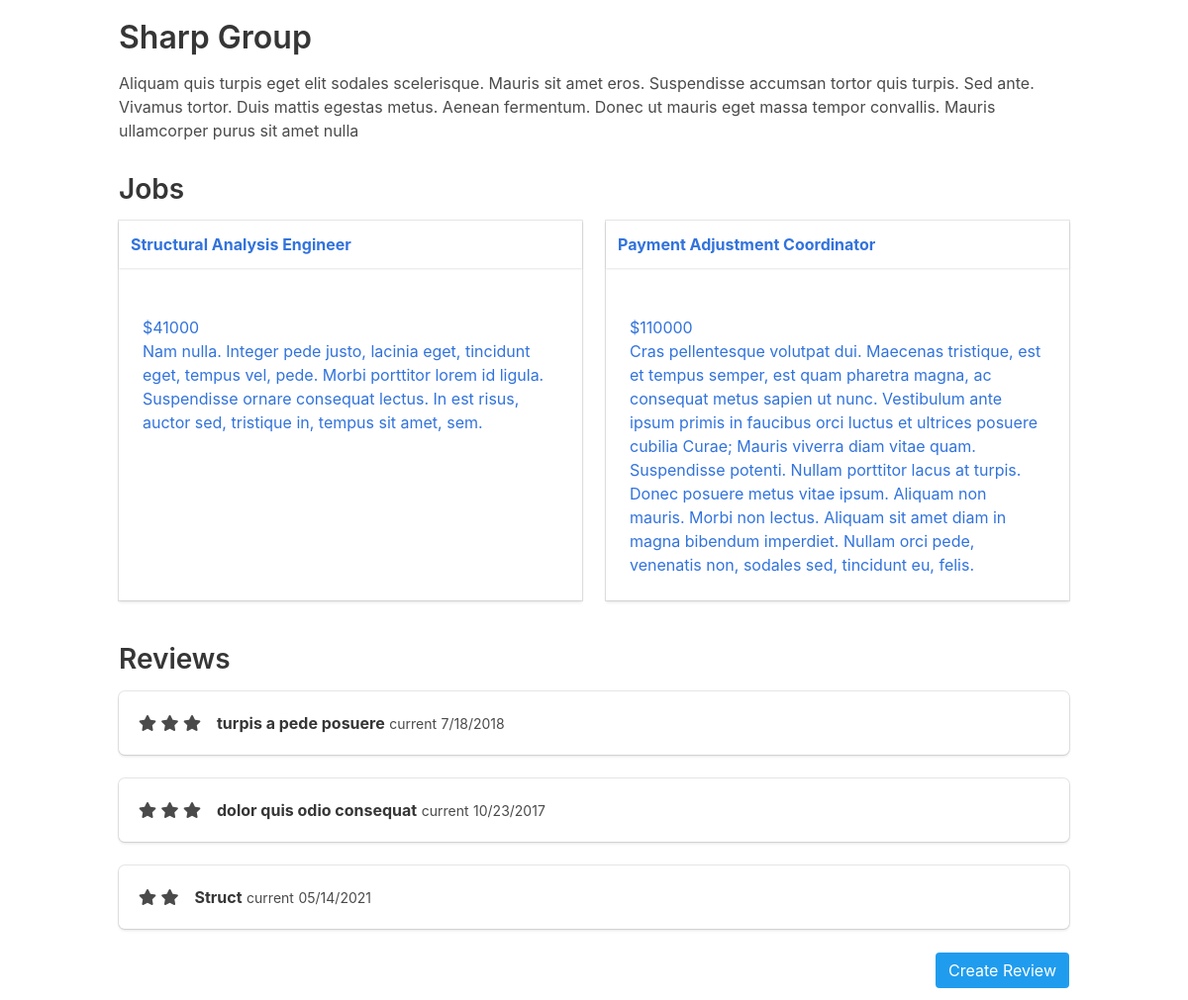
The page /employer/1 on the database its author committed.
### tables this page shows
CREATE TABLE "employer" (
"id" INTEGER PRIMARY KEY AUTOINCREMENT,
"name" VARCHAR,
"description" TEXT,
"address" VARCHAR,
"city" VARCHAR,
"state" VARCHAR,
"zip" VARCHAR
);

CREATE TABLE "job" (
"id" INTEGER PRIMARY KEY AUTOINCREMENT,
"title" VARCHAR,
"description" TEXT,
"salary" VARCHAR,
"employer_id" INTEGER
);

CREATE TABLE "review" (
"id" INTEGER PRIMARY KEY AUTOINCREMENT,
"review" TEXT,
"rating" INTEGER,
"title" VARCHAR,
"date" DATETIME,
"status" VARCHAR,
"employer_id" INTEGER
);

### jobs/app.py (the view)
@app.route('/employer/<employer_id>')
def employer(employer_id):
    employer = execute_sql('SELECT * FROM employer WHERE id=?',[employer_id],single=True)
    jobs = execute_sql('SELECT job.id, job.title, job.description, job.salary FROM job JOIN employer ON employer.id = job.employer_id WHERE employer.id = ?',[employer_id])
    reviews = execute_sql('SELECT review, rating, title, date, status FROM review JOIN employer ON employer.id = review.employer_id WHERE employer.id = ?',[employer_id])
    return render_template('employer.html',employer=employer,jobs=jobs,reviews=reviews)

### jobs/app.py (called while the page is built)
def open_connection():
    connection = getattr(g,'_connection',None)
    if connection is None:
        connection = g._connection = sqlite3.connect(PATH)
    connection.row_factory = sqlite3.Row
    return connection

def execute_sql(sql,values=(),commit=False,single=False):
    connection = open_connection()
    cursor = connection.execute(sql,values)
    if commit is True:
        results = connection.commit()
    else:
        results = cursor.fetchone() if single else cursor.fetchall()
    cursor.close()
    return results

@app.teardown_appcontext
def close_connection(exception):
    connection=getattr(g,'_connection',None)
    if connection is not None:
        connection.close()

### jobs/templates/employer.html
{% extends "layout.html" %}
{% block content %}
<div>
  <h1>{{ employer['name'] }}</h1>
  <div class="desciption">
     <p>{{ employer['description']}}
  </p></div>
  </div>
  <h2>Jobs</h2>
  {{show_jobs(jobs)}}
  <h2>Reviews</h2>
      {% for review in reviews %}
    <div class="box">
      <article class="media">
        <div class="media-left">
          {% for _ in range(0, review['rating']) %}
  <span class="fa fa-star checked"></span>
{% endfor %}
        </div>
        <div class="media-content">
          <div class="content">
            <p>
              <strong>{{ review['title'] }}</strong>
              <small>{{review['status'] }}</small>
              <small>{{ review['date'] }}</small>
              </p>
          </div>
        </div>
      </article>
    </div>
    {% endfor %}
  <div class="columns">
    <div class="column">
      <a href='{{ url_for("review", employer_id=employer["id"])}}' class="button is-info is-pulled-right">Create Review</a>
    </div>
  </div>
{% endblock %}

### jobs/templates/layout.html (shortened to what this page needs)
{% from '_macro.html' import show_job, show_jobs with context %}
<!doctype html>
<html lang='en'>
  <head>
    <link rel="stylesheet" href={{ url_for('static',filename='css/bulma.min.css')}}>
      <link rel="stylesheet" href={{ url_for('static',filename='css/app.css')}}>
      <link rel="stylesheet" href="https://use.fontawesome.com/releases/v5.2.0/css/all.css">
  </head>
  <body>
    <div class="container top">
      <div class="content">
        {% block content %}
        {% endblock %}
      </div>
    </div>
  </body>
</html>

### jobs/templates/_macro.html
{% macro show_job(job) %}
<div class="card adjust-height">
  <header class="card-header">
    <p class="card-header-title">
    <a href='{{url_for("job",job_id=job[id])}}' >{{job['title']}}</a></p>
  </header>
  <div class="card-content">
    <div class="content">
      <a href='{{ url_for("employer",employer_id=job['employer_id']) }}'> {{job['employer_name']}}
        <br>
        ${{ job['salary']}}
        <br>
        {{job['description']}}
      </a>
    </div>
  </div>
</div>
{% endmacro  %}
{% macro show_jobs(jobs)%}
<div class="columns is-multiline">
  {% for job in jobs %}
    <div class="column is-half">
      {{show_job(job)}}
      </div>
  {% endfor %}
  </div>
{% endmacro %}

### jobs/static/css/app.css (style rules this page uses)
.adjust-height { height: 100%; }
.top { margin-top: 20px; }

### rows shown on the page
employer: name "Sharp Group", description "Aliquam quis turpis eget elit sodales scelerisque. Mauris sit amet eros. Suspendisse accumsan tortor quis turpis. Sed ante. Vivamus tortor. Duis mattis egestas metus. Aenean fermentum. Donec ut mauris eget massa tempor convallis. Mauris ullamcorper purus sit amet nulla"
job: title "Structural Analysis Engineer", salary "41000", description "Nam nulla. Integer pede justo, lacinia eget, tincidunt eget, tempus vel, pede. Morbi porttitor lorem id ligula. Suspendisse ornare consequat lectus. In est risus, auctor sed, tristique in, tempus sit amet, sem."
job: title "Payment Adjustment Coordinator", salary "110000", description "Cras pellentesque volutpat dui. Maecenas tristique, est et tempus semper, est quam pharetra magna, ac consequat metus sapien ut nunc. Vestibulum ante ipsum primis in faucibus orci luctus et ultrices posuere cubilia Curae; Mauris viverra diam vitae quam. Suspendisse potenti. Nullam porttitor lacus at turpis. Donec posuere metus vitae ipsum. Aliquam non mauris. Morbi non lectus. Aliquam sit amet diam in magna bibendum imperdiet. Nullam orci pede, venenatis non, sodales sed, tincidunt eu, felis."
review: rating 3 (drawn), title "turpis a pede posuere", status "current", date "7/18/2018"
review: rating 3 (drawn), title "dolor quis odio consequat", status "current", date "10/23/2017"
review: rating 2 (drawn), title "Struct", status "current", date "05/14/2021"
